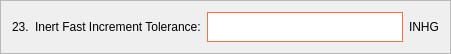
           <widget class="QFrame" name="frame_19">
            <property name="geometry">
             <rect>
              <x>60</x>
              <y>920</y>
              <width>451</width>
              <height>51</height>
             </rect>
            </property>
            <property name="frameShape">
             <enum>QFrame::StyledPanel</enum>
            </property>
            <property name="frameShadow">
             <enum>QFrame::Raised</enum>
            </property>
            <layout class="QHBoxLayout" name="horizontalLayout_19">
             <item>
              <widget class="QLabel" name="label_49">
               <property name="styleSheet">
                <string notr="true">color: black;
font: 12pt &quot;Segoe UI&quot;;</string>
               </property>
               <property name="text">
                <string>23.</string>
               </property>
              </widget>
             </item>
             <item>
              <widget class="QLabel" name="label_50">
               <property name="styleSheet">
                <string notr="true">color: black;
font: 12pt &quot;Segoe UI&quot;;</string>
               </property>
               <property name="text">
                <string>Inert Fast Increment Tolerance:</string>
               </property>
              </widget>
             </item>
             <item>
              <widget class="QLineEdit" name="nombre_line_edit_16">
               <property name="minimumSize">
                <size>
                 <width>0</width>
                 <height>30</height>
                </size>
               </property>
               <property name="styleSheet">
                <string notr="true">background-color: white;
border: 1px solid #ff6e40;</string>
               </property>
              </widget>
             </item>
             <item>
              <widget class="QLabel" name="label_51">
               <property name="styleSheet">
                <string notr="true">color: black;
font: 12pt &quot;Segoe UI&quot;;</string>
               </property>
               <property name="text">
                <string>INHG</string>
               </property>
              </widget>
             </item>
            </layout>
           </widget>
